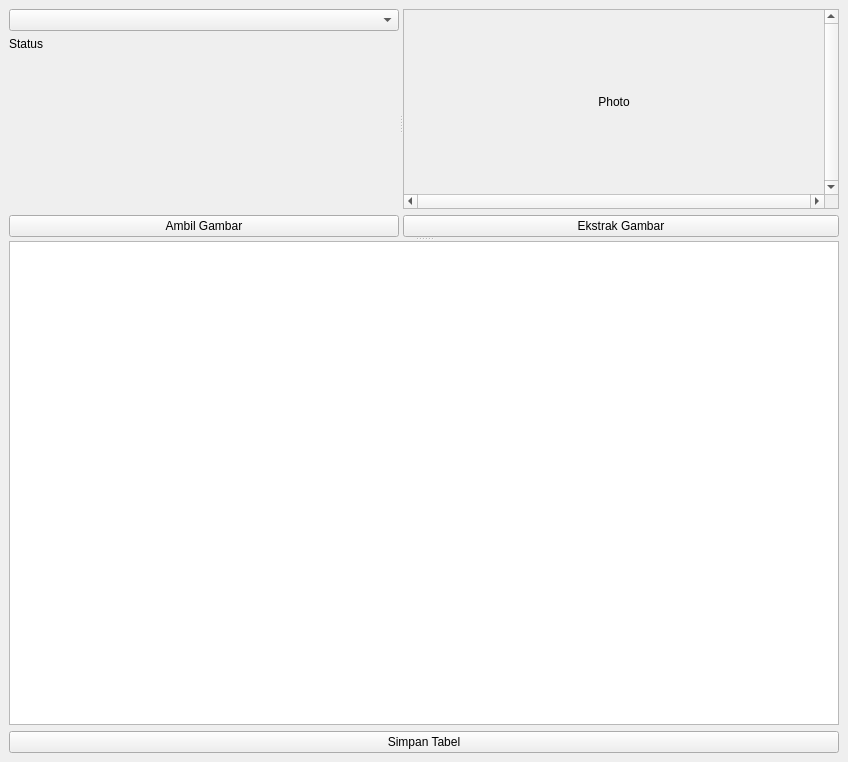
<?xml version="1.0" encoding="UTF-8"?>
<ui version="4.0">
 <class>MainWindow</class>
 <widget class="QMainWindow" name="MainWindow">
  <property name="geometry">
   <rect>
    <x>0</x>
    <y>0</y>
    <width>848</width>
    <height>762</height>
   </rect>
  </property>
  <property name="minimumSize">
   <size>
    <width>640</width>
    <height>480</height>
   </size>
  </property>
  <property name="windowTitle">
   <string>MainWindow</string>
  </property>
  <widget class="QWidget" name="centralwidget">
   <layout class="QGridLayout" name="gridLayout_2">
    <item row="0" column="0">
     <widget class="QSplitter" name="splitter_2">
      <property name="orientation">
       <enum>Qt::Vertical</enum>
      </property>
      <widget class="QSplitter" name="splitter">
       <property name="orientation">
        <enum>Qt::Horizontal</enum>
       </property>
       <widget class="QWidget" name="layoutWidget">
        <layout class="QVBoxLayout" name="verticalLayout">
         <item>
          <widget class="QComboBox" name="cameras_combo_box"/>
         </item>
         <item>
          <widget class="QLabel" name="camera_status_label">
           <property name="text">
            <string>Status</string>
           </property>
          </widget>
         </item>
         <item>
          <widget class="QStackedWidget" name="stacked_widget"/>
         </item>
         <item>
          <widget class="QPushButton" name="take_picture_button">
           <property name="text">
            <string>Ambil Gambar</string>
           </property>
          </widget>
         </item>
        </layout>
       </widget>
       <widget class="QWidget" name="layoutWidget">
        <layout class="QVBoxLayout" name="verticalLayout_2">
         <item>
          <widget class="QScrollArea" name="scrollArea">
           <property name="verticalScrollBarPolicy">
            <enum>Qt::ScrollBarAlwaysOn</enum>
           </property>
           <property name="horizontalScrollBarPolicy">
            <enum>Qt::ScrollBarAlwaysOn</enum>
           </property>
           <property name="widgetResizable">
            <bool>true</bool>
           </property>
           <widget class="QWidget" name="scrollAreaWidgetContents">
            <property name="geometry">
             <rect>
              <x>0</x>
              <y>0</y>
              <width>396</width>
              <height>188</height>
             </rect>
            </property>
            <layout class="QGridLayout" name="gridLayout">
             <item row="0" column="0">
              <widget class="QLabel" name="image_label">
               <property name="text">
                <string>Photo</string>
               </property>
               <property name="alignment">
                <set>Qt::AlignCenter</set>
               </property>
              </widget>
             </item>
            </layout>
           </widget>
          </widget>
         </item>
         <item>
          <widget class="QPushButton" name="extract_image_button">
           <property name="text">
            <string>Ekstrak Gambar</string>
           </property>
          </widget>
         </item>
        </layout>
       </widget>
      </widget>
      <widget class="QWidget" name="layoutWidget">
       <layout class="QVBoxLayout" name="verticalLayout_3">
        <item>
         <widget class="QTableView" name="table_view"/>
        </item>
        <item>
         <widget class="QPushButton" name="save_table_button">
          <property name="text">
           <string>Simpan Tabel</string>
          </property>
         </widget>
        </item>
       </layout>
      </widget>
     </widget>
    </item>
   </layout>
  </widget>
 </widget>
 <resources/>
 <connections/>
</ui>
